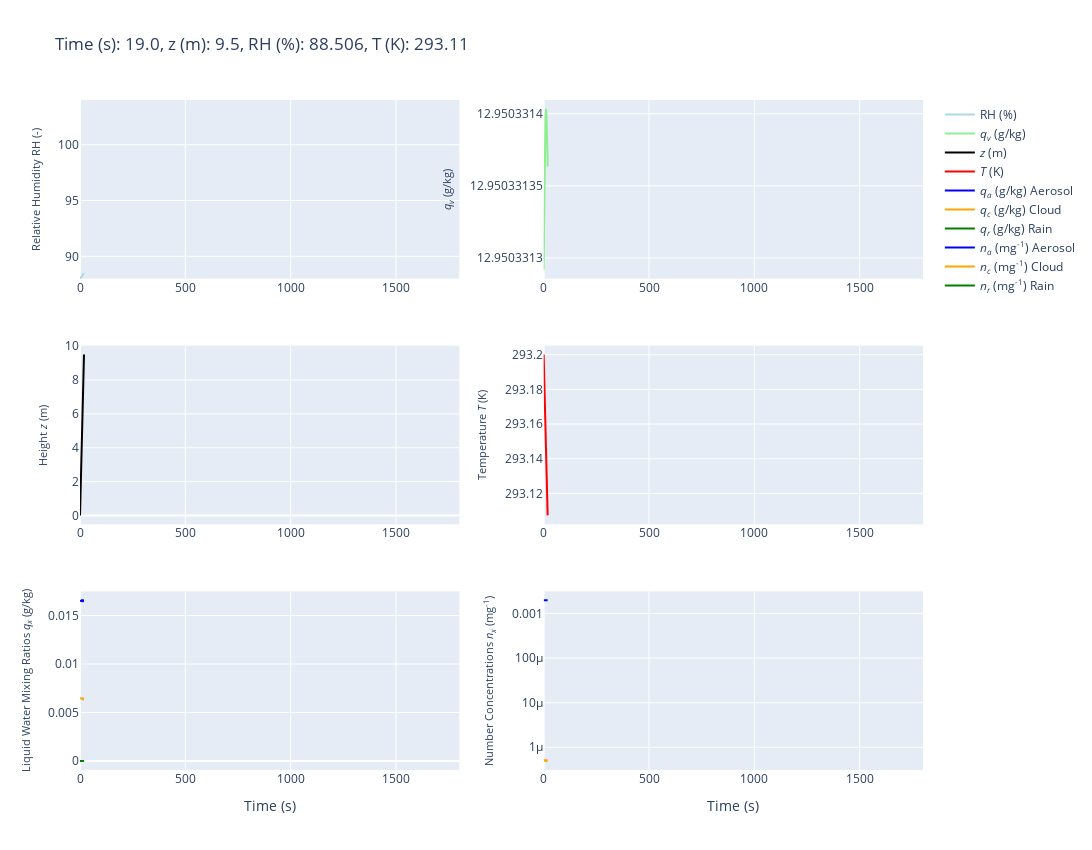

Notebook cell for this chart:
### Code cell
nt, dt, time_array, T_parcel_array, RH_parcel_array, q_parcel_array, z_parcel_array, \
qa_ts,qc_ts,qr_ts, na_ts,nc_ts,nr_ts, \
spectra_arr, con_ts, act_ts, evp_ts, dea_ts, acc_ts, aut_ts = timesteps_function(n_particles_widget, P_widget, \
                                 RH_widget, T_widget, w_widget, nt_widget, \
                                 dt_widget, rm_spec, ascending_mode_widget, \
                                 mode_displaytype_widget, z_widget, max_z_widget, \
                                 Condensation_widget, Collision_widget, \
                                 mode_aero_init_widget, gridwidget, kohler_widget.value)

### Figure 1 — Plotly figure (JSON) as saved in the notebook; plotly's stock layout.template omitted (floating-point values rounded to 4 significant figures; data arrays with more than 128 entries replaced by an {"elided": "..."} marker saying what was removed)
{"data": [{"line": {"color": "lightblue"}, "mode": "lines", "name": "RH (%)", "showlegend": true, "type": "scatter", "x": [0, 0.5, 1, 1.5, 2, 2.5, 3, 3.5, 4, 4.5, 5, 5.5, 6, 6.5, 7, 7.5, 8, 8.5, 9, 9.5, 10, 10.5, 11, 11.5, 12, 12.5, 13, 13.5, 14, 14.5, 15, 15.5, 16, 16.5, 17, 17.5, 18, 18.5, 19], "xaxis": "x", "y": {"elided": "3601 float values"}, "yaxis": "y"}, {"line": {"color": "lightgreen"}, "mode": "lines", "name": "<i>q<sub>v</sub></i> (g/kg)", "type": "scatter", "x": [0, 0.5, 1, 1.5, 2, 2.5, 3, 3.5, 4, 4.5, 5, 5.5, 6, 6.5, 7, 7.5, 8, 8.5, 9, 9.5, 10, 10.5, 11, 11.5, 12, 12.5, 13, 13.5, 14, 14.5, 15, 15.5, 16, 16.5, 17, 17.5, 18, 18.5, 19], "xaxis": "x2", "y": {"elided": "3601 float values"}, "yaxis": "y2"}, {"line": {"color": "black"}, "mode": "lines", "name": "<i>z</i> (m)", "type": "scatter", "x": [0, 0.5, 1, 1.5, 2, 2.5, 3, 3.5, 4, 4.5, 5, 5.5, 6, 6.5, 7, 7.5, 8, 8.5, 9, 9.5, 10, 10.5, 11, 11.5, 12, 12.5, 13, 13.5, 14, 14.5, 15, 15.5, 16, 16.5, 17, 17.5, 18, 18.5, 19], "xaxis": "x3", "y": {"elided": "3601 float values"}, "yaxis": "y3"}, {"line": {"color": "red"}, "mode": "lines", "name": "<i>T</i> (K)", "type": "scatter", "x": [0, 0.5, 1, 1.5, 2, 2.5, 3, 3.5, 4, 4.5, 5, 5.5, 6, 6.5, 7, 7.5, 8, 8.5, 9, 9.5, 10, 10.5, 11, 11.5, 12, 12.5, 13, 13.5, 14, 14.5, 15, 15.5, 16, 16.5, 17, 17.5, 18, 18.5, 19], "xaxis": "x4", "y": {"elided": "3601 float values"}, "yaxis": "y4"}, {"line": {"color": "blue"}, "mode": "lines", "name": "<i>q<sub>a</sub></i> (g/kg) Aerosol", "type": "scatter", "x": [0, 0.5, 1, 1.5, 2, 2.5, 3, 3.5, 4, 4.5, 5, 5.5, 6, 6.5, 7, 7.5, 8, 8.5, 9, 9.5, 10, 10.5, 11, 11.5, 12, 12.5, 13, 13.5, 14, 14.5, 15, 15.5, 16, 16.5, 17, 17.5, 18, 18.5, 19], "xaxis": "x5", "y": {"elided": "3601 float values"}, "yaxis": "y5"}, {"line": {"color": "orange"}, "mode": "lines", "name": "<i>q<sub>c</sub></i> (g/kg) Cloud", "type": "scatter", "x": [0, 0.5, 1, 1.5, 2, 2.5, 3, 3.5, 4, 4.5, 5, 5.5, 6, 6.5, 7, 7.5, 8, 8.5, 9, 9.5, 10, 10.5, 11, 11.5, 12, 12.5, 13, 13.5, 14, 14.5, 15, 15.5, 16, 16.5, 17, 17.5, 18, 18.5, 19], "xaxis": "x5", "y": {"elided": "3601 float values"}, "yaxis": "y5"}, {"line": {"color": "green"}, "mode": "lines", "name": "<i>q<sub>r</sub></i> (g/kg) Rain", "type": "scatter", "x": [0, 0.5, 1, 1.5, 2, 2.5, 3, 3.5, 4, 4.5, 5, 5.5, 6, 6.5, 7, 7.5, 8, 8.5, 9, 9.5, 10, 10.5, 11, 11.5, 12, 12.5, 13, 13.5, 14, 14.5, 15, 15.5, 16, 16.5, 17, 17.5, 18, 18.5, 19], "xaxis": "x5", "y": {"elided": "3601 int values"}, "yaxis": "y5"}, {"line": {"color": "blue"}, "mode": "lines", "name": "<i>n<sub>a</sub></i> (mg<sup>-1</sup>) Aerosol", "type": "scatter", "x": [0, 0.5, 1, 1.5, 2, 2.5, 3, 3.5, 4, 4.5, 5, 5.5, 6, 6.5, 7, 7.5, 8, 8.5, 9, 9.5, 10, 10.5, 11, 11.5, 12, 12.5, 13, 13.5, 14, 14.5, 15, 15.5, 16, 16.5, 17, 17.5, 18, 18.5, 19], "xaxis": "x6", "y": {"elided": "3601 float values"}, "yaxis": "y6"}, {"line": {"color": "orange"}, "mode": "lines", "name": "<i>n<sub>c</sub></i> (mg<sup>-1</sup>) Cloud", "type": "scatter", "x": [0, 0.5, 1, 1.5, 2, 2.5, 3, 3.5, 4, 4.5, 5, 5.5, 6, 6.5, 7, 7.5, 8, 8.5, 9, 9.5, 10, 10.5, 11, 11.5, 12, 12.5, 13, 13.5, 14, 14.5, 15, 15.5, 16, 16.5, 17, 17.5, 18, 18.5, 19], "xaxis": "x6", "y": {"elided": "3601 float values"}, "yaxis": "y6"}, {"line": {"color": "green"}, "mode": "lines", "name": "<i>n<sub>r</sub></i> (mg<sup>-1</sup>) Rain", "type": "scatter", "x": [0, 0.5, 1, 1.5, 2, 2.5, 3, 3.5, 4, 4.5, 5, 5.5, 6, 6.5, 7, 7.5, 8, 8.5, 9, 9.5, 10, 10.5, 11, 11.5, 12, 12.5, 13, 13.5, 14, 14.5, 15, 15.5, 16, 16.5, 17, 17.5, 18, 18.5, 19], "xaxis": "x6", "y": {"elided": "3601 int values"}, "yaxis": "y6"}], "layout": {"height": 850, "title": {"text": "Time (s): 19.0, z (m): 9.5, RH (%): 88.506, T (K): 293.11"}, "width": 1250, "xaxis": {"anchor": "y", "domain": [0, 0.45], "range": [0, 1800.0], "type": "linear"}, "xaxis2": {"anchor": "y2", "domain": [0.55, 1], "range": [0, 1800.0], "type": "linear"}, "xaxis3": {"anchor": "y3", "domain": [0, 0.45], "range": [0, 1800.0], "type": "linear"}, "xaxis4": {"anchor": "y4", "domain": [0.55, 1], "range": [0, 1800.0], "type": "linear"}, "xaxis5": {"anchor": "y5", "domain": [0, 0.45], "range": [0, 1800.0], "title": {"text": "Time (s)"}, "type": "linear"}, "xaxis6": {"anchor": "y6", "domain": [0.55, 1], "range": [0, 1800.0], "title": {"text": "Time (s)"}, "type": "linear"}, "yaxis": {"anchor": "x", "domain": [0.7333, 1], "range": [88.0, 104], "title": {"font": {"size": 11}, "text": "Relative Humidity RH (-)"}, "type": "linear"}, "yaxis2": {"anchor": "x2", "autorange": true, "domain": [0.7333, 1], "range": [12.95, 12.95], "title": {"font": {"size": 11}, "text": "<i>q<sub>v</sub></i> (g/kg)"}, "type": "linear"}, "yaxis3": {"anchor": "x3", "autorange": true, "domain": [0.3667, 0.6333], "range": [-0.5278, 10.03], "title": {"font": {"size": 11}, "text": "Height <i>z</i> (m)"}, "type": "linear"}, "yaxis4": {"anchor": "x4", "autorange": true, "domain": [0.3667, 0.6333], "range": [293.1, 293.2], "title": {"font": {"size": 11}, "text": "Temperature <i>T</i> (K)"}, "type": "linear"}, "yaxis5": {"anchor": "x5", "autorange": true, "domain": [0, 0.2667], "range": [-0.0009208, 0.01749], "title": {"font": {"size": 11}, "text": "Liquid Water Mixing Ratios <i>q<sub>x</sub></i> (g/kg)"}, "type": "linear"}, "yaxis6": {"anchor": "x6", "autorange": true, "domain": [0, 0.2667], "range": [-6.509, -2.504], "title": {"font": {"size": 11}, "text": "Number Concentrations <i>n<sub>x</sub></i> (mg<sup>-1</sup>)"}, "type": "log"}}}
